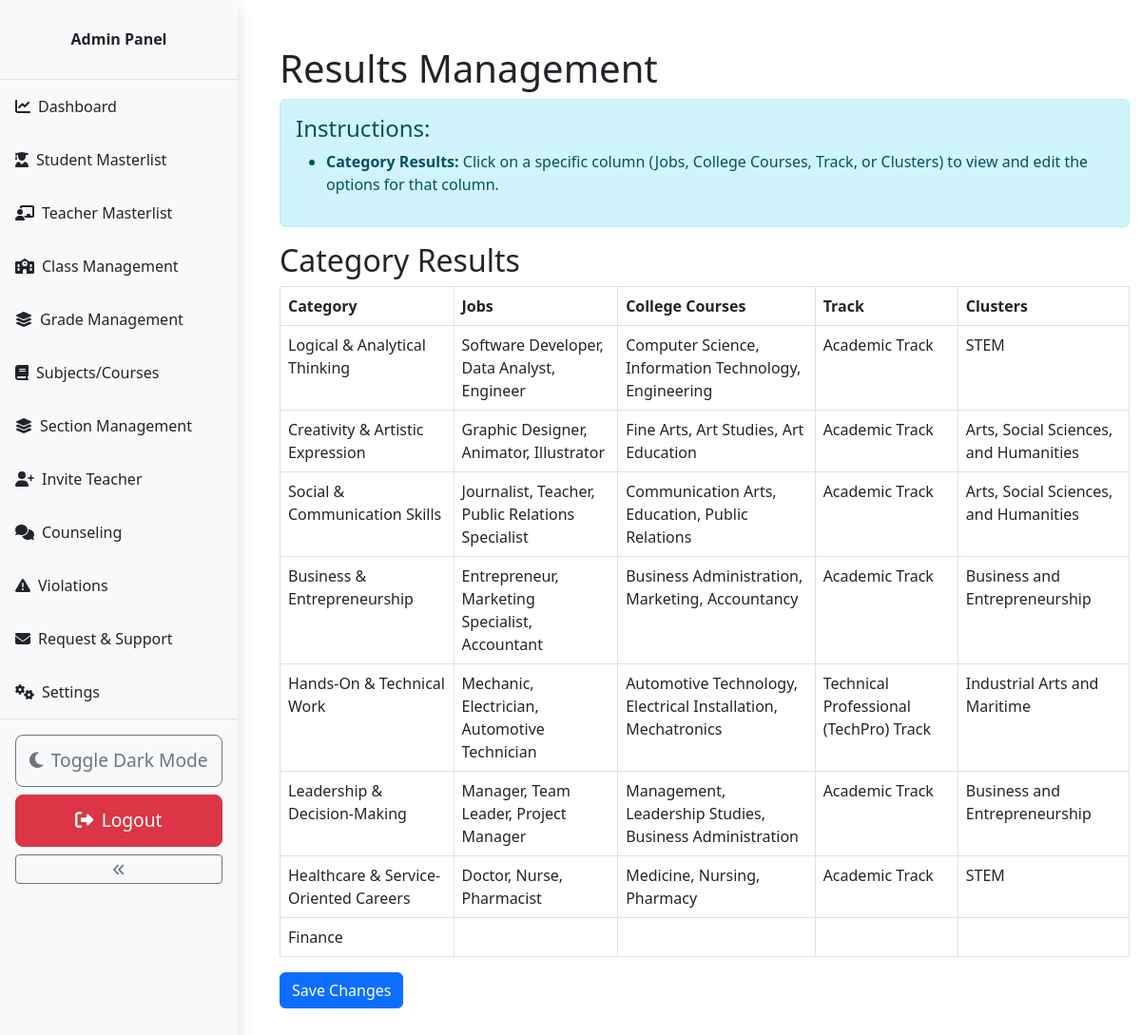
The page /capstone/admin/scoring-manage.php (signed in) on the database its author committed.
### tables this page shows
CREATE TABLE `quiz_categories` (
  `id` int(11) NOT NULL,
  `name` varchar(255) NOT NULL,
  `description` text DEFAULT NULL,
  `language` varchar(10) DEFAULT 'en'
);

CREATE TABLE `career_suggestions` (
  `id` int(11) NOT NULL,
  `category_id` int(11) NOT NULL,
  `jobs` text NOT NULL,
  `courses` text NOT NULL,
  `track` varchar(255) DEFAULT NULL,
  `clusters` varchar(255) DEFAULT NULL
);

### capstone/admin/scoring-manage.php (the view, shortened to what this page needs)
<?php
if (isset($_SESSION['admin_id']) && $_SESSION['role'] == 'Admin') {
    include "../DB_connection.php";
    $career_suggestions = $conn->query("SELECT cs.*, qc.name AS category_name
                                        FROM career_suggestions cs
                                        JOIN quiz_categories qc ON cs.category_id = qc.id")->fetchAll(PDO::FETCH_ASSOC);
    $career_suggestions_map = [];
    foreach ($career_suggestions as $suggestion) {
        $career_suggestions_map[$suggestion['category_id']] = $suggestion;
    }
    $categories = $conn->query("SELECT * FROM quiz_categories")->fetchAll(PDO::FETCH_ASSOC);
?>
<!DOCTYPE html>
<html lang="en">
<head>
    <link rel="stylesheet" href="https://cdn.jsdelivr.net/npm/bootstrap@5.2.0/dist/css/bootstrap.min.css">
    <link rel="stylesheet" href="../css/style.css">
    <link rel="stylesheet" href="css/admin.css">
</head>
<body>
<?php include "inc/navbar.php"; ?>
<div class="container mt-5">
    <h1>Results Management</h1>
    <div class="alert alert-info">
        <h4>Instructions:</h4>
        <ul>
            <li><strong>Category Results:</strong> Click on a specific column (Jobs, College Courses, Track, or Clusters) to view and edit the options for that column.</li>
        </ul>
    </div>
    <form method="post">
        <h2>Category Results</h2>
        <table class="table table-bordered">
            <thead>
            <tr>
                <th>Category</th>
                <th>Jobs</th>
                <th>College Courses</th>
                <th>Track</th>
                <th>Clusters</th>
            </tr>
            </thead>
            <tbody>
            <?php foreach ($categories as $category): ?>
                <?php
                $suggestion = $career_suggestions_map[$category['id']] ?? ['jobs' => '', 'courses' => '', 'track' => '', 'clusters' => ''];
                ?>
                <tr>
                    <td><?= htmlspecialchars($category['name']) ?></td>
                    <td onclick="openModal('jobs', <?= $category['id'] ?>, '<?= addslashes($category['name']) ?>')">
                        <?= htmlspecialchars($suggestion['jobs']) ?>
                    </td>
                    <td onclick="openModal('courses', <?= $category['id'] ?>, '<?= addslashes($category['name']) ?>')">
                        <?= htmlspecialchars($suggestion['courses']) ?>
                    </td>
                    <td onclick="openModal('track', <?= $category['id'] ?>, '<?= addslashes($category['name']) ?>')">
                        <?= htmlspecialchars($suggestion['track']) ?>
                    </td>
                    <td onclick="openModal('clusters', <?= $category['id'] ?>, '<?= addslashes($category['name']) ?>')">
                        <?= htmlspecialchars($suggestion['clusters']) ?>
                    </td>
                </tr>
            <?php endforeach; ?>
            </tbody>
        </table>
        <button type="submit" class="btn btn-primary">Save Changes</button>
    </form>
</div>
</body>
</html>
<?php
} else {
    header("Location: ../login.php");
    exit;
}
?>

### capstone/css/style.css (style rules this page uses)
body, html { height: 100%; margin: 0; overflow: hidden; }

### capstone/admin/css/admin.css (style rules this page uses)
body { margin: 0; padding: 0; display: flex; }

### capstone/admin/scoring-manage.php (style rules this page uses)
body { overflow-y: auto; }
.container { max-height: 90vh; overflow-y: auto; }

### rows shown on the page
quiz_categories: name "Logical & Analytical Thinking", id.jobs "Software Developer, Data Analyst, Engineer", id.courses "Computer Science, Information Technology, Engineering", id.track "Academic Track", id.clusters "STEM"
quiz_categories: name "Creativity & Artistic Expression", id.jobs "Graphic Designer, Animator, Illustrator", id.courses "Fine Arts, Art Studies, Art Education", id.track "Academic Track", id.clusters "Arts, Social Sciences, and Humanities"
quiz_categories: name "Social & Communication Skills", id.jobs "Journalist, Teacher, Public Relations Specialist", id.courses "Communication Arts, Education, Public Relations", id.track "Academic Track", id.clusters "Arts, Social Sciences, and Humanities"
quiz_categories: name "Business & Entrepreneurship", id.jobs "Entrepreneur, Marketing Specialist, Accountant", id.courses "Business Administration, Marketing, Accountancy", id.track "Academic Track", id.clusters "Business and Entrepreneurship"
quiz_categories: name "Hands-On & Technical Work", id.jobs "Mechanic, Electrician, Automotive Technician", id.courses "Automotive Technology, Electrical Installation, Mechatronics", id.track "Technical Professional (TechPro) Track", id.clusters "Industrial Arts and Maritime"
quiz_categories: name "Leadership & Decision-Making", id.jobs "Manager, Team Leader, Project Manager", id.courses "Management, Leadership Studies, Business Administration", id.track "Academic Track", id.clusters "Business and Entrepreneurship"
quiz_categories: name "Healthcare & Service-Oriented Careers", id.jobs "Doctor, Nurse, Pharmacist", id.courses "Medicine, Nursing, Pharmacy", id.track "Academic Track", id.clusters "STEM"
quiz_categories: name "Finance"
